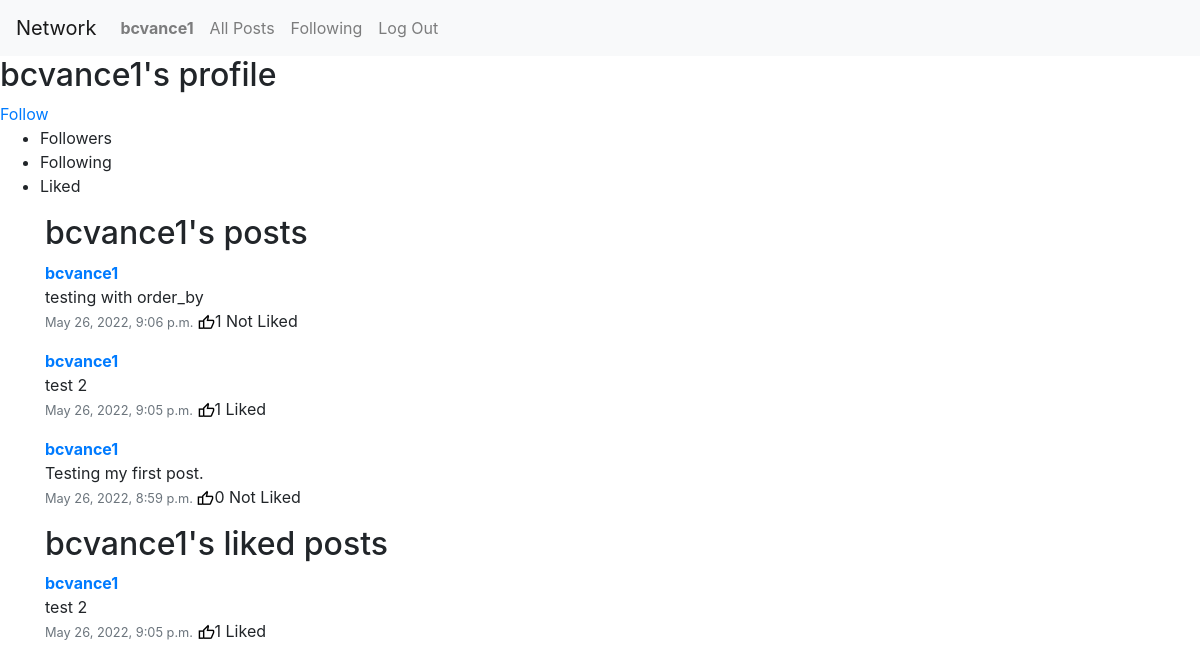
The app's page /user/2 (signed in) with its own data.
### network/models.py (models this page shows, shortened)
class User(AbstractUser):
    pass

class Post(models.Model):
    poster = models.ForeignKey(User, on_delete=models.CASCADE, related_name="posts")
    timestamp = models.DateTimeField(auto_now_add=True)
    content = models.CharField(max_length=140)
    numLikes = models.IntegerField(default=0)

class Like(models.Model):
    liker = models.ForeignKey(User, on_delete=models.CASCADE, related_name="user_likes")
    post = models.ForeignKey(Post, on_delete=models.CASCADE, related_name="post_likes")
    timestamp = models.DateTimeField(auto_now_add=True)

### network/views.py (the view)
# urls.py: path("user/<int:user_id>", views.profile, name="profile")
def profile(request, user_id):
    user_data = User.objects.get(id=user_id)
    me = User.objects.get(id=request.user.id)
    posts = list(Post.objects.filter(poster=User.objects.get(id=user_id)).order_by("-timestamp"))
    my_likes = [like.post for like in me.user_likes.all()]
    my_follows = [follow.followee for follow in me.following.all()]
    if user_data in my_follows:
        followed_by_me = True
    else:
        followed_by_me = False
    liked = []
    liked_for_liked_posts = []
    for post in posts:
        if post in my_likes:
            liked.append(True)
        else:
            liked.append(False)
    posts_zipped = list(zip(posts, liked))
    user_likes = list(user_data.user_likes.all())
    for user_like in user_likes:
        if user_like.post in my_likes:
            liked_for_liked_posts.append(True)
        else:
            liked_for_liked_posts.append(False)
    return render(request, "network/profile.html", context = {
        "user": user_data,
        "posts": posts_zipped,
        "followers": list(user_data.followed_by.all()),
        "following": list(user_data.following.all()),
        "user_likes": list(zip(user_likes, liked_for_liked_posts)),
        "pl": len(user_likes),
        "ll": len(liked_for_liked_posts),
        "followed_by_me": followed_by_me
    })

### network/templates/network/profile.html (shortened to what this page needs)
{% extends "network/layout.html" %}
{% load static %}
{% block body %}
    <h2>{{ user.username }}'s profile</h2>
    {% if followed_by_me %}
        <a href="#">Unfollow</a>
    {% else %}
        <a href="#">Follow</a>
    {% endif %}
    <ul>
        <li class="nav-btn" id="followers">Followers</li>
        <li class="nav-btn" id="following">Following</li>
        <li class="nav-btn" id="liked">Liked</li>
    </ul>
    <section>
        <div class="container">
            <div id="post-section" class="posts">
                <h2>{{ user.username }}'s posts</h2>
                {% for post, liked in posts %}
                    <div class="mb-3 post-card" data-post-id="{{ post.id }}">
                        <a href="{% url 'profile' user.id %}"><strong>{{ post.poster }}</strong></a>
                        <p class="post-content">{{ post.content }}</p>
                        <small class="text-muted">{{ post.timestamp }}</small>
                        <img class="like-icon" src="{% static 'network/media/thumbs_up.png' %}" alt=""><span class="num-likes">{{ post.numLikes }}</span>
                        {% if liked %}
                            <span class="is-liked">Liked</span>
                        {% else %}
                            <span class="is-liked">Not Liked</span>
                        {% endif %}
                    </div>
                {% endfor %}
            </div>
            <div id="liked-section">
                <h2>{{ user.username }}'s liked posts</h2>
                {% for user_like, me_like in user_likes %}
                    <div class="mb-3 post-card" data-post-id="{{ user_like.post.id }}">
                        <a href="{% url 'profile' user_like.post.poster.id %}"><strong>{{ user_like.post.poster.username }}</strong></a>
                        <p class="post-content">{{ user_like.post.content }}</p>
                        <small class="text-muted">{{ user_like.post.timestamp }}</small>
                        <img class="like-icon" src="{% static 'network/media/thumbs_up.png' %}" alt=""><span class="num-likes">{{ user_like.post.numLikes }}</span>
                        {% if me_like %}
                            <span class="is-liked">Liked</span>
                        {% else %}
                            <span class="is-liked">Not Liked</span>
                        {% endif %}
                    </div>
                {% endfor %}
            </div>
        </div>
    </section>
{% endblock %}

### network/templates/network/layout.html (shortened to what this page needs)
{% load static %}
<!DOCTYPE html>
<html lang="en">
    <head>
        <link rel="stylesheet" href="https://stackpath.bootstrapcdn.com/bootstrap/4.4.1/css/bootstrap.min.css">
        <link href="{% static 'network/styles.css' %}" rel="stylesheet">
    </head>
    <body>
        <nav class="navbar navbar-expand-lg navbar-light bg-light">
            <a class="navbar-brand" href="#">Network</a>
            <div>
              <ul class="navbar-nav mr-auto">
                {% if user.is_authenticated %}
                    <li class="nav-item">
                        <a class="nav-link" href="#"><strong>{{ user.username }}</strong></a>
                    </li>
                {% endif %}
                <li class="nav-item">
                  <a class="nav-link" href="{% url 'index' %}">All Posts</a>
                </li>
                {% if user.is_authenticated %}
                    <li class="nav-item">
                        <a class="nav-link" href="#">Following</a>
                    </li>
                    <li class="nav-item">
                        <a class="nav-link" href="{% url 'logout' %}">Log Out</a>
                    </li>
                {% endif %}
              </ul>
            </div>
          </nav>
        <div class="body">
            {% block body %}
            {% endblock %}
        </div>
    </body>
</html>

### network/static/network/styles.css (style rules this page uses)
p.post-content { margin-bottom: 0; }
.nav-btn { cursor: pointer; }

### records on screen
User: username "bcvance1"
Post: poster "bcvance1", content "testing with order_by", timestamp "May 26, 2022, 9:06 p.m.", numLikes "1", shows "Not Liked"
Post: poster "bcvance1", content "test 2", timestamp "May 26, 2022, 9:05 p.m.", numLikes "1", shows "Liked"
Post: poster "bcvance1", content "Testing my first post.", timestamp "May 26, 2022, 8:59 p.m.", numLikes "0", shows "Not Liked"
Like: post.poster.username "bcvance1", post.content "test 2", post.timestamp "May 26, 2022, 9:05 p.m.", post.numLikes "1"
